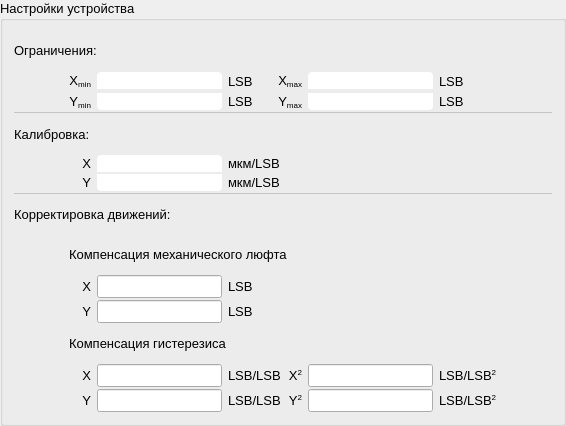
<?xml version="1.0" encoding="UTF-8"?>
<ui version="4.0">
 <class>GroupBox</class>
 <widget class="QGroupBox" name="GroupBox">
  <property name="geometry">
   <rect>
    <x>0</x>
    <y>0</y>
    <width>566</width>
    <height>426</height>
   </rect>
  </property>
  <property name="font">
   <font>
    <pointsize>10</pointsize>
   </font>
  </property>
  <property name="windowTitle">
   <string>GroupBox</string>
  </property>
  <property name="title">
   <string>Настройки устройства</string>
  </property>
  <property name="flat">
   <bool>false</bool>
  </property>
  <property name="checkable">
   <bool>false</bool>
  </property>
  <layout class="QGridLayout" name="gridLayout">
   <item row="3" column="0">
    <layout class="QGridLayout" name="gridLayout_4">
     <property name="topMargin">
      <number>0</number>
     </property>
     <property name="verticalSpacing">
      <number>2</number>
     </property>
     <item row="2" column="7">
      <widget class="QLabel" name="label_25">
       <property name="font">
        <font>
         <pointsize>10</pointsize>
        </font>
       </property>
       <property name="text">
        <string>LSB</string>
       </property>
      </widget>
     </item>
     <item row="1" column="4" colspan="2">
      <widget class="QLabel" name="label_6">
       <property name="font">
        <font>
         <family>MS Shell Dlg 2</family>
         <pointsize>10</pointsize>
         <weight>50</weight>
         <bold>false</bold>
        </font>
       </property>
       <property name="styleSheet">
        <string notr="true"/>
       </property>
       <property name="text">
        <string>&lt;html&gt;&lt;head/&gt;&lt;body&gt;&lt;p&gt;X&lt;span style=&quot; vertical-align:sub;&quot;&gt;max&lt;/span&gt;&lt;/p&gt;&lt;/body&gt;&lt;/html&gt;</string>
       </property>
       <property name="alignment">
        <set>Qt::AlignRight|Qt::AlignTrailing|Qt::AlignVCenter</set>
       </property>
      </widget>
     </item>
     <item row="2" column="3">
      <widget class="QLabel" name="label_23">
       <property name="font">
        <font>
         <pointsize>10</pointsize>
        </font>
       </property>
       <property name="text">
        <string>LSB</string>
       </property>
      </widget>
     </item>
     <item row="1" column="3">
      <widget class="QLabel" name="label_22">
       <property name="font">
        <font>
         <pointsize>10</pointsize>
        </font>
       </property>
       <property name="text">
        <string>LSB</string>
       </property>
      </widget>
     </item>
     <item row="2" column="4" colspan="2">
      <widget class="QLabel" name="label_7">
       <property name="font">
        <font>
         <family>MS Shell Dlg 2</family>
         <pointsize>10</pointsize>
         <weight>50</weight>
         <bold>false</bold>
        </font>
       </property>
       <property name="styleSheet">
        <string notr="true"/>
       </property>
       <property name="text">
        <string>&lt;html&gt;&lt;head/&gt;&lt;body&gt;&lt;p&gt;Y&lt;span style=&quot; vertical-align:sub;&quot;&gt;max&lt;/span&gt;&lt;/p&gt;&lt;/body&gt;&lt;/html&gt;</string>
       </property>
       <property name="alignment">
        <set>Qt::AlignRight|Qt::AlignTrailing|Qt::AlignVCenter</set>
       </property>
      </widget>
     </item>
     <item row="1" column="8">
      <spacer name="horizontalSpacer_5">
       <property name="orientation">
        <enum>Qt::Horizontal</enum>
       </property>
       <property name="sizeHint" stdset="0">
        <size>
         <width>40</width>
         <height>20</height>
        </size>
       </property>
      </spacer>
     </item>
     <item row="1" column="7">
      <widget class="QLabel" name="label_24">
       <property name="font">
        <font>
         <pointsize>10</pointsize>
        </font>
       </property>
       <property name="text">
        <string>LSB</string>
       </property>
      </widget>
     </item>
     <item row="0" column="0" colspan="7">
      <widget class="QLabel" name="label_18">
       <property name="font">
        <font>
         <pointsize>10</pointsize>
        </font>
       </property>
       <property name="text">
        <string>Ограничения:</string>
       </property>
      </widget>
     </item>
     <item row="1" column="0">
      <spacer name="horizontalSpacer">
       <property name="orientation">
        <enum>Qt::Horizontal</enum>
       </property>
       <property name="sizeHint" stdset="0">
        <size>
         <width>40</width>
         <height>20</height>
        </size>
       </property>
      </spacer>
     </item>
     <item row="5" column="2">
      <widget class="QLineEdit" name="X_um_to_pixel">
       <property name="font">
        <font>
         <family>MS Shell Dlg 2</family>
         <pointsize>10</pointsize>
        </font>
       </property>
       <property name="styleSheet">
        <string notr="true">border-top-left-radius: 4px;
border-top-right-radius: 4px;

border-bottom-left-radius: 0px;
border-bottom-right-radius: 0px;</string>
       </property>
       <property name="text">
        <string/>
       </property>
       <property name="alignment">
        <set>Qt::AlignCenter</set>
       </property>
       <property name="placeholderText">
        <string/>
       </property>
      </widget>
     </item>
     <item row="14" column="5">
      <widget class="QLabel" name="label_9">
       <property name="text">
        <string>&lt;html&gt;&lt;head/&gt;&lt;body&gt;&lt;p&gt;Y&lt;span style=&quot; vertical-align:super;&quot;&gt;2&lt;/span&gt;&lt;/p&gt;&lt;/body&gt;&lt;/html&gt;</string>
       </property>
       <property name="alignment">
        <set>Qt::AlignRight|Qt::AlignTrailing|Qt::AlignVCenter</set>
       </property>
      </widget>
     </item>
     <item row="14" column="3" colspan="2">
      <widget class="QLabel" name="label_13">
       <property name="text">
        <string>LSB/LSB</string>
       </property>
      </widget>
     </item>
     <item row="10" column="2">
      <widget class="QLineEdit" name="X_backlash">
       <property name="alignment">
        <set>Qt::AlignCenter</set>
       </property>
      </widget>
     </item>
     <item row="11" column="2">
      <widget class="QLineEdit" name="Y_backlash">
       <property name="alignment">
        <set>Qt::AlignCenter</set>
       </property>
      </widget>
     </item>
     <item row="5" column="3" colspan="2">
      <widget class="QLabel" name="label_20">
       <property name="font">
        <font>
         <pointsize>10</pointsize>
        </font>
       </property>
       <property name="text">
        <string>мкм/LSB</string>
       </property>
       <property name="alignment">
        <set>Qt::AlignLeading|Qt::AlignLeft|Qt::AlignVCenter</set>
       </property>
      </widget>
     </item>
     <item row="13" column="3" colspan="2">
      <widget class="QLabel" name="label_12">
       <property name="text">
        <string>LSB/LSB</string>
       </property>
      </widget>
     </item>
     <item row="6" column="3" colspan="2">
      <widget class="QLabel" name="label_21">
       <property name="font">
        <font>
         <pointsize>10</pointsize>
        </font>
       </property>
       <property name="text">
        <string>мкм/LSB</string>
       </property>
       <property name="alignment">
        <set>Qt::AlignLeading|Qt::AlignLeft|Qt::AlignVCenter</set>
       </property>
      </widget>
     </item>
     <item row="11" column="3" colspan="2">
      <widget class="QLabel" name="label_29">
       <property name="text">
        <string>LSB</string>
       </property>
      </widget>
     </item>
     <item row="10" column="3" colspan="2">
      <widget class="QLabel" name="label_28">
       <property name="text">
        <string>LSB</string>
       </property>
      </widget>
     </item>
     <item row="3" column="0" colspan="9">
      <widget class="QFrame" name="frame_3">
       <property name="minimumSize">
        <size>
         <width>0</width>
         <height>1</height>
        </size>
       </property>
       <property name="maximumSize">
        <size>
         <width>16777215</width>
         <height>1</height>
        </size>
       </property>
       <property name="styleSheet">
        <string notr="true">background-color: rgb(255, 255, 255);</string>
       </property>
       <property name="frameShape">
        <enum>QFrame::StyledPanel</enum>
       </property>
       <property name="frameShadow">
        <enum>QFrame::Raised</enum>
       </property>
      </widget>
     </item>
     <item row="13" column="1">
      <widget class="QLabel" name="label_2">
       <property name="text">
        <string>X</string>
       </property>
       <property name="alignment">
        <set>Qt::AlignRight|Qt::AlignTrailing|Qt::AlignVCenter</set>
       </property>
      </widget>
     </item>
     <item row="14" column="6">
      <widget class="QLineEdit" name="Ysqr_hysteresis">
       <property name="alignment">
        <set>Qt::AlignCenter</set>
       </property>
      </widget>
     </item>
     <item row="2" column="1">
      <widget class="QLabel" name="label_4">
       <property name="font">
        <font>
         <family>MS Shell Dlg 2</family>
         <pointsize>10</pointsize>
         <weight>50</weight>
         <bold>false</bold>
        </font>
       </property>
       <property name="styleSheet">
        <string notr="true"/>
       </property>
       <property name="text">
        <string>&lt;html&gt;&lt;head/&gt;&lt;body&gt;&lt;p&gt;Y&lt;span style=&quot; vertical-align:sub;&quot;&gt;min&lt;/span&gt;&lt;/p&gt;&lt;/body&gt;&lt;/html&gt;</string>
       </property>
       <property name="alignment">
        <set>Qt::AlignRight|Qt::AlignTrailing|Qt::AlignVCenter</set>
       </property>
      </widget>
     </item>
     <item row="1" column="1">
      <widget class="QLabel" name="label_5">
       <property name="font">
        <font>
         <family>MS Shell Dlg 2</family>
         <pointsize>10</pointsize>
         <weight>50</weight>
         <bold>false</bold>
        </font>
       </property>
       <property name="styleSheet">
        <string notr="true"/>
       </property>
       <property name="text">
        <string>&lt;html&gt;&lt;head/&gt;&lt;body&gt;&lt;p&gt;X&lt;span style=&quot; vertical-align:sub;&quot;&gt;min&lt;/span&gt;&lt;/p&gt;&lt;/body&gt;&lt;/html&gt;</string>
       </property>
       <property name="alignment">
        <set>Qt::AlignRight|Qt::AlignTrailing|Qt::AlignVCenter</set>
       </property>
      </widget>
     </item>
     <item row="2" column="2">
      <widget class="QLineEdit" name="Y_min">
       <property name="font">
        <font>
         <family>MS Shell Dlg 2</family>
         <pointsize>10</pointsize>
        </font>
       </property>
       <property name="styleSheet">
        <string notr="true">    border-top-left-radius: 0px;
    border-top-right-radius: 0px;

    border-bottom-left-radius: 4px;
    border-bottom-right-radius: 4px;</string>
       </property>
       <property name="text">
        <string/>
       </property>
       <property name="alignment">
        <set>Qt::AlignCenter</set>
       </property>
      </widget>
     </item>
     <item row="1" column="2">
      <widget class="QLineEdit" name="X_min">
       <property name="font">
        <font>
         <family>MS Shell Dlg 2</family>
         <pointsize>10</pointsize>
        </font>
       </property>
       <property name="styleSheet">
        <string notr="true">border-top-left-radius: 4px;
border-top-right-radius: 4px;

border-bottom-left-radius: 0px;
border-bottom-right-radius: 0px;</string>
       </property>
       <property name="text">
        <string/>
       </property>
       <property name="alignment">
        <set>Qt::AlignCenter</set>
       </property>
      </widget>
     </item>
     <item row="2" column="6">
      <widget class="QLineEdit" name="Y_max">
       <property name="font">
        <font>
         <family>MS Shell Dlg 2</family>
         <pointsize>10</pointsize>
        </font>
       </property>
       <property name="styleSheet">
        <string notr="true">    border-top-left-radius: 0px;
    border-top-right-radius: 0px;

    border-bottom-left-radius: 4px;
    border-bottom-right-radius: 4px;</string>
       </property>
       <property name="text">
        <string/>
       </property>
       <property name="alignment">
        <set>Qt::AlignCenter</set>
       </property>
      </widget>
     </item>
     <item row="1" column="6">
      <widget class="QLineEdit" name="X_max">
       <property name="font">
        <font>
         <family>MS Shell Dlg 2</family>
         <pointsize>10</pointsize>
        </font>
       </property>
       <property name="styleSheet">
        <string notr="true">border-top-left-radius: 4px;
border-top-right-radius: 4px;

border-bottom-left-radius: 0px;
border-bottom-right-radius: 0px;</string>
       </property>
       <property name="text">
        <string/>
       </property>
       <property name="alignment">
        <set>Qt::AlignCenter</set>
       </property>
      </widget>
     </item>
     <item row="6" column="1">
      <widget class="QLabel" name="label_11">
       <property name="sizeIncrement">
        <size>
         <width>0</width>
         <height>22</height>
        </size>
       </property>
       <property name="baseSize">
        <size>
         <width>0</width>
         <height>22</height>
        </size>
       </property>
       <property name="font">
        <font>
         <family>MS Shell Dlg 2</family>
         <pointsize>10</pointsize>
         <weight>50</weight>
         <bold>false</bold>
        </font>
       </property>
       <property name="styleSheet">
        <string notr="true"/>
       </property>
       <property name="text">
        <string>Y</string>
       </property>
       <property name="alignment">
        <set>Qt::AlignRight|Qt::AlignTrailing|Qt::AlignVCenter</set>
       </property>
      </widget>
     </item>
     <item row="5" column="1">
      <widget class="QLabel" name="label_10">
       <property name="font">
        <font>
         <family>MS Shell Dlg 2</family>
         <pointsize>10</pointsize>
         <weight>50</weight>
         <bold>false</bold>
        </font>
       </property>
       <property name="styleSheet">
        <string notr="true"/>
       </property>
       <property name="text">
        <string>X</string>
       </property>
       <property name="alignment">
        <set>Qt::AlignRight|Qt::AlignTrailing|Qt::AlignVCenter</set>
       </property>
      </widget>
     </item>
     <item row="6" column="2">
      <widget class="QLineEdit" name="Y_um_to_pixel">
       <property name="font">
        <font>
         <family>MS Shell Dlg 2</family>
         <pointsize>10</pointsize>
        </font>
       </property>
       <property name="styleSheet">
        <string notr="true">    border-top-left-radius: 0px;
    border-top-right-radius: 0px;

    border-bottom-left-radius: 4px;
    border-bottom-right-radius: 4px;</string>
       </property>
       <property name="text">
        <string/>
       </property>
       <property name="alignment">
        <set>Qt::AlignCenter</set>
       </property>
       <property name="placeholderText">
        <string/>
       </property>
      </widget>
     </item>
     <item row="10" column="1">
      <widget class="QLabel" name="label_26">
       <property name="text">
        <string>X</string>
       </property>
       <property name="alignment">
        <set>Qt::AlignRight|Qt::AlignTrailing|Qt::AlignVCenter</set>
       </property>
      </widget>
     </item>
     <item row="4" column="0" colspan="9">
      <widget class="QLabel" name="label_19">
       <property name="font">
        <font>
         <pointsize>10</pointsize>
        </font>
       </property>
       <property name="text">
        <string>Калибровка:</string>
       </property>
      </widget>
     </item>
     <item row="12" column="1" colspan="8">
      <widget class="QLabel" name="label_16">
       <property name="text">
        <string>Компенсация гистерезиса</string>
       </property>
      </widget>
     </item>
     <item row="13" column="6">
      <widget class="QLineEdit" name="Xsqr_hysteresis">
       <property name="alignment">
        <set>Qt::AlignCenter</set>
       </property>
      </widget>
     </item>
     <item row="13" column="2">
      <widget class="QLineEdit" name="X_hysteresis">
       <property name="alignment">
        <set>Qt::AlignCenter</set>
       </property>
      </widget>
     </item>
     <item row="8" column="0" colspan="9">
      <widget class="QLabel" name="label">
       <property name="text">
        <string>Корректировка движений:</string>
       </property>
      </widget>
     </item>
     <item row="9" column="1" colspan="8">
      <widget class="QLabel" name="label_17">
       <property name="text">
        <string>Компенсация механического люфта</string>
       </property>
      </widget>
     </item>
     <item row="13" column="5">
      <widget class="QLabel" name="label_8">
       <property name="text">
        <string>&lt;html&gt;&lt;head/&gt;&lt;body&gt;&lt;p&gt;X&lt;span style=&quot; vertical-align:super;&quot;&gt;2&lt;/span&gt;&lt;/p&gt;&lt;/body&gt;&lt;/html&gt;</string>
       </property>
       <property name="alignment">
        <set>Qt::AlignRight|Qt::AlignTrailing|Qt::AlignVCenter</set>
       </property>
      </widget>
     </item>
     <item row="13" column="7">
      <widget class="QLabel" name="label_14">
       <property name="text">
        <string>&lt;html&gt;&lt;head/&gt;&lt;body&gt;&lt;p&gt;LSB/LSB&lt;span style=&quot; vertical-align:super;&quot;&gt;2&lt;/span&gt;&lt;/p&gt;&lt;/body&gt;&lt;/html&gt;</string>
       </property>
      </widget>
     </item>
     <item row="14" column="1">
      <widget class="QLabel" name="label_3">
       <property name="text">
        <string>Y</string>
       </property>
       <property name="alignment">
        <set>Qt::AlignRight|Qt::AlignTrailing|Qt::AlignVCenter</set>
       </property>
      </widget>
     </item>
     <item row="11" column="1">
      <widget class="QLabel" name="label_27">
       <property name="text">
        <string>Y</string>
       </property>
       <property name="alignment">
        <set>Qt::AlignRight|Qt::AlignTrailing|Qt::AlignVCenter</set>
       </property>
      </widget>
     </item>
     <item row="14" column="7">
      <widget class="QLabel" name="label_15">
       <property name="text">
        <string>&lt;html&gt;&lt;head/&gt;&lt;body&gt;&lt;p&gt;LSB/LSB&lt;span style=&quot; vertical-align:super;&quot;&gt;2&lt;/span&gt;&lt;/p&gt;&lt;/body&gt;&lt;/html&gt;</string>
       </property>
      </widget>
     </item>
     <item row="7" column="0" colspan="9">
      <widget class="QFrame" name="frame">
       <property name="minimumSize">
        <size>
         <width>0</width>
         <height>1</height>
        </size>
       </property>
       <property name="maximumSize">
        <size>
         <width>16777215</width>
         <height>1</height>
        </size>
       </property>
       <property name="styleSheet">
        <string notr="true">background-color: rgb(255, 255, 255);</string>
       </property>
       <property name="frameShape">
        <enum>QFrame::StyledPanel</enum>
       </property>
       <property name="frameShadow">
        <enum>QFrame::Raised</enum>
       </property>
      </widget>
     </item>
     <item row="14" column="2">
      <widget class="QLineEdit" name="Y_hysteresis">
       <property name="alignment">
        <set>Qt::AlignCenter</set>
       </property>
      </widget>
     </item>
    </layout>
   </item>
  </layout>
 </widget>
 <resources/>
 <connections/>
</ui>
